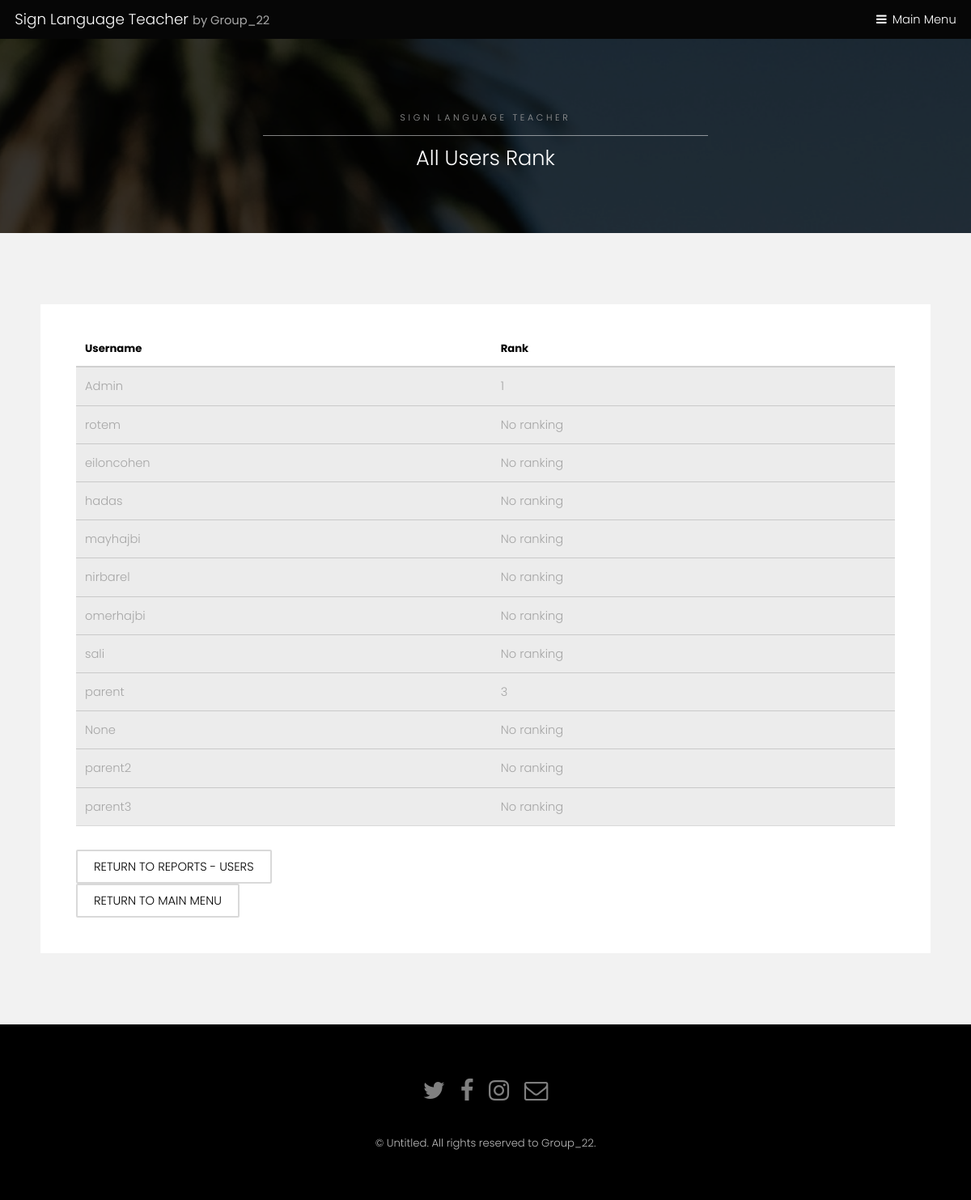
The page /sign-language-teacher//reports-menu/rank-for-admin/ on the database its author committed.
### registration/models.py (models this page shows, shortened)
class UserProfile(models.Model):
    TYPES = (('parent', 'parent'), ('student', 'student'))
    user = models.OneToOneField(User, related_name='profile', on_delete=models.CASCADE, blank=True, null=True)
    son = models.ForeignKey(User, on_delete=models.SET_NULL, blank=True, null=True, related_name='son')
    address = models.CharField(max_length=100, default='')
    age = models.IntegerField(default=0)
    points = models.IntegerField(default=0)
    type = models.CharField(max_length=10, choices=TYPES, default='student')
    is_admin = models.BooleanField(default=False)
    suspention_time = models.DateTimeField(auto_now_add=True)
    total_minutes = models.FloatField(default=0)
    last_login = models.DateTimeField(default=datetime(2000, 1, 1))
    rank = models.IntegerField(default=0)
    level = models.IntegerField(default=1)

### registration/views.py (the view)
# urls.py: path('/reports-menu/rank-for-admin/', views.rank_for_admin, name='rank-for-admin'),
def rank_for_admin(request):
    user = request.user
    user_profile = UserProfile.objects.all()
    user_list = list(user_profile)
    sum = 0
    for p in user_list:
        sum += p.rank
    avg = sum / len(user_list)
    return render(request, 'registration/rank-for-admin.html', {'user': user_profile, 'user_list': user_list, 'avg' : avg})

### registration/templates/registration/rank-for-admin.html (shortened to what this page needs)
{% extends 'registration/SubPage.html' %}
{% block title %}
    <h2>All Users Rank</h2>
{% endblock %}
{% block data %}
<div class="table-wrapper">
    <table>
        <thead>
        <tr>
            <th>Username</th>
            <th>Rank</th>
        </tr>
        </thead>
        {% for f in user_list %}
        <tbody>
        <tr>
            <td>{{f.user}}</td>
            <td>{% if f.rank == 0 %}
            No ranking
            {% else %}
            {{f.rank}} {% endif %}
            </td>
        </tr>
        </tbody>
        {% endfor %}
    </table>
</div>
  {% if up.type == 'student' %}
  <a href="{% url 'registration:reports-menu-users' %}"class="button alt">Return to reports - users</a><br>
{% else %}
    <a href="{% url 'registration:reports-menu-users' %}"class="button alt">Return to reports - users</a><br>
{% endif %}
<a href="{% url 'registration:index' %}"class="button alt">Return to main menu</a><br>
{% endblock %}

### registration/static/registration/sitestyle/assets/css/main.css (style rules this page uses)
html, body, div, span, applet, object, iframe, h1, h2, h3, h4, h5, h6, p, blockquote, pre, a, abbr, acronym, address, big, cite, code, del, dfn, em, img, ins, kbd, q, s, samp, small, strike, strong, sub, sup, tt, var, b, u, i, center, dl, dt, dd, ol, ul, li, fieldset, form, label, legend, table, caption, tbody, tfoot, thead, tr, th, td, article, aside, canvas, details, embed, figure, figcaption, footer, header, hgroup, menu, nav, output, ruby, section, summary, time, mark, audio, video { margin: 0; padding: 0; border: 0; font-size: 100%; font: inherit; vertical-align: baseline; }
body { line-height: 1; }
table { border-collapse: collapse; border-spacing: 0; }
body { -webkit-text-size-adjust: none; }
*, *:before, *:after { -moz-box-sizing: border-box; -webkit-box-sizing: border-box; box-sizing: border-box; }
body { -ms-overflow-style: scrollbar; }
body { background: #fff; }
html { font-size: 13pt; }
@media screen and (max-width: 1680px) { html { font-size: 11pt; } }
@media screen and (max-width: 1280px) { html { font-size: 11pt; } }
body { background-color: #fff; color: #444; }
body, input, select, textarea { font-family: "Poppins", sans-serif; font-weight: 300; font-size: 1rem; line-height: 1.65; }
a { text-decoration: underline; }
h1, h2, h3, h4, h5, h6 { font-weight: 300; line-height: 1.5; margin: 0 0 1rem 0; }
h2 { font-size: 1.75rem; }
a { color: #8a4680; }
h1, h2, h3, h4, h5, h6 { color: #555; }
input[type="submit"], input[type="reset"], input[type="button"], button, .button { -moz-appearance: none; -webkit-appearance: none; -ms-appearance: none; appearance: none; -moz-transition: background-color 0.2s ease-in-out, color 0.2s ease-in-out; -webkit-transition: background-color 0.2s ease-in-out, color 0.2s ease-in-out; -ms-transition: background-color 0.2s ease-in-out, color 0.2s ease-in-out; transition: background-color 0.2s ease-in-out, color 0.2s ease-in-out; border-radius: 2px; border: 0; cursor: pointer; display: inline-block; font-weight: 300; height: 2.85rem; line-height: 2.95rem; padding: 0 1.5rem; text-align: center; text-decoration: none; text-transform: uppercase; white-space: nowrap; }
input[type="submit"], input[type="reset"], input[type="button"], button, .button { background-color: #f2f2f2; color: #000 !important; }
input[type="submit"].alt, input[type="reset"].alt, input[type="button"].alt, button.alt, .button.alt { background-color: transparent; box-shadow: inset 0 0 0 2px rgba(144, 144, 144, 0.25); color: #555 !important; }
.table-wrapper { -webkit-overflow-scrolling: touch; overflow-x: auto; }
table { margin: 0 0 2rem 0; width: 100%; }
table tbody tr { border: solid 1px; border-left: 0; border-right: 0; }
table td { padding: 0.75rem 0.75rem; }
table th { font-size: 0.9rem; font-weight: 700; padding: 0 0.75rem 0.75rem 0.75rem; text-align: left; }
table thead { border-bottom: solid 2px; }
table tbody tr { border-color: rgba(144, 144, 144, 0.25); }
table tbody tr:nth-child(2n + 1) { background-color: rgba(144, 144, 144, 0.075); }
table th { color: #555; }
table thead { border-bottom-color: rgba(144, 144, 144, 0.25); }
.wrapper.style2 a { color: #8a4680; }
.wrapper.style2 input[type="submit"], .wrapper.style2 input[type="reset"], .wrapper.style2 input[type="button"], .wrapper.style2 button, .wrapper.style2 .button { background-color: #000; color: #f2f2f2 !important; }
.wrapper.style2 input[type="submit"].alt, .wrapper.style2 input[type="reset"].alt, .wrapper.style2 input[type="button"].alt, .wrapper.style2 button.alt, .wrapper.style2 .button.alt { background-color: transparent; box-shadow: inset 0 0 0 2px rgba(0, 0, 0, 0.15); color: #000 !important; }
.wrapper.style2 table tbody tr { border-color: rgba(0, 0, 0, 0.15); }
.wrapper.style2 table tbody tr:nth-child(2n + 1) { background-color: rgba(0, 0, 0, 0.075); }
.wrapper.style2 table th { color: #000; }
.wrapper.style2 table thead { border-bottom-color: rgba(0, 0, 0, 0.15); }
.wrapper.style3 h1, .wrapper.style3 h2, .wrapper.style3 h3, .wrapper.style3 h4, .wrapper.style3 h5, .wrapper.style3 h6 { color: #ffffff; }
body.subpage { padding-top: 3.25em; }

### rows shown on the page
UserProfile: user "Admin", rank "1"
UserProfile: user "rotem", rank "No ranking"
UserProfile: user "eiloncohen", rank "No ranking"
UserProfile: user "hadas", rank "No ranking"
UserProfile: user "mayhajbi", rank "No ranking"
UserProfile: user "nirbarel", rank "No ranking"
UserProfile: user "omerhajbi", rank "No ranking"
UserProfile: user "sali", rank "No ranking"
UserProfile: user "parent", rank "3"
UserProfile: user "None", rank "No ranking"
UserProfile: user "parent2", rank "No ranking"
UserProfile: user "parent3", rank "No ranking"
